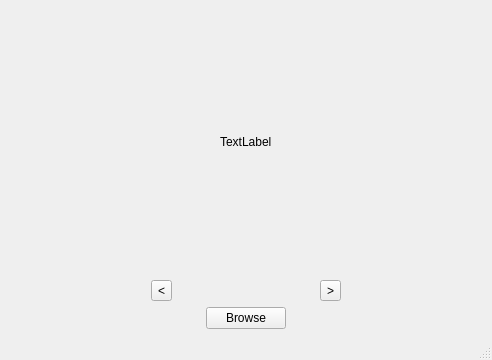
<?xml version="1.0" encoding="UTF-8"?>
<ui version="4.0">
 <class>MainWindow</class>
 <widget class="QMainWindow" name="MainWindow">
  <property name="geometry">
   <rect>
    <x>500</x>
    <y>500</y>
    <width>492</width>
    <height>360</height>
   </rect>
  </property>
  <property name="minimumSize">
   <size>
    <width>492</width>
    <height>360</height>
   </size>
  </property>
  <property name="windowTitle">
   <string>Image App</string>
  </property>
  <widget class="QWidget" name="centralwidget">
   <property name="sizePolicy">
    <sizepolicy hsizetype="Preferred" vsizetype="Preferred">
     <horstretch>0</horstretch>
     <verstretch>0</verstretch>
    </sizepolicy>
   </property>
   <property name="mouseTracking">
    <bool>false</bool>
   </property>
   <layout class="QVBoxLayout" name="verticalLayout">
    <property name="spacing">
     <number>6</number>
    </property>
    <property name="sizeConstraint">
     <enum>QLayout::SetDefaultConstraint</enum>
    </property>
    <item>
     <layout class="QHBoxLayout" name="horizontalLayout_2">
      <item>
       <spacer name="horizontalSpacer_3">
        <property name="orientation">
         <enum>Qt::Horizontal</enum>
        </property>
        <property name="sizeHint" stdset="0">
         <size>
          <width>40</width>
          <height>20</height>
         </size>
        </property>
       </spacer>
      </item>
      <item>
       <widget class="QLabel" name="imageLabel">
        <property name="text">
         <string>TextLabel</string>
        </property>
       </widget>
      </item>
      <item>
       <spacer name="horizontalSpacer_4">
        <property name="orientation">
         <enum>Qt::Horizontal</enum>
        </property>
        <property name="sizeHint" stdset="0">
         <size>
          <width>40</width>
          <height>20</height>
         </size>
        </property>
       </spacer>
      </item>
     </layout>
    </item>
    <item>
     <layout class="QHBoxLayout" name="horizontalLayout_3">
      <item>
       <spacer name="horizontalSpacer_6">
        <property name="orientation">
         <enum>Qt::Horizontal</enum>
        </property>
        <property name="sizeHint" stdset="0">
         <size>
          <width>40</width>
          <height>20</height>
         </size>
        </property>
       </spacer>
      </item>
      <item>
       <widget class="QToolButton" name="previousBtn">
        <property name="text">
         <string>&lt;</string>
        </property>
       </widget>
      </item>
      <item>
       <spacer name="horizontalSpacer_5">
        <property name="orientation">
         <enum>Qt::Horizontal</enum>
        </property>
        <property name="sizeHint" stdset="0">
         <size>
          <width>40</width>
          <height>20</height>
         </size>
        </property>
       </spacer>
      </item>
      <item>
       <widget class="QToolButton" name="nextBtn">
        <property name="text">
         <string>&gt;</string>
        </property>
       </widget>
      </item>
      <item>
       <spacer name="horizontalSpacer_7">
        <property name="orientation">
         <enum>Qt::Horizontal</enum>
        </property>
        <property name="sizeHint" stdset="0">
         <size>
          <width>40</width>
          <height>20</height>
         </size>
        </property>
       </spacer>
      </item>
     </layout>
    </item>
    <item>
     <layout class="QHBoxLayout" name="horizontalLayout">
      <item>
       <spacer name="horizontalSpacer">
        <property name="orientation">
         <enum>Qt::Horizontal</enum>
        </property>
        <property name="sizeHint" stdset="0">
         <size>
          <width>40</width>
          <height>20</height>
         </size>
        </property>
       </spacer>
      </item>
      <item>
       <widget class="QPushButton" name="browseBtn">
        <property name="cursor">
         <cursorShape>PointingHandCursor</cursorShape>
        </property>
        <property name="text">
         <string>Browse</string>
        </property>
       </widget>
      </item>
      <item>
       <spacer name="horizontalSpacer_2">
        <property name="orientation">
         <enum>Qt::Horizontal</enum>
        </property>
        <property name="sizeHint" stdset="0">
         <size>
          <width>40</width>
          <height>20</height>
         </size>
        </property>
       </spacer>
      </item>
     </layout>
    </item>
   </layout>
  </widget>
  <widget class="QMenuBar" name="menubar">
   <property name="geometry">
    <rect>
     <x>0</x>
     <y>0</y>
     <width>492</width>
     <height>22</height>
    </rect>
   </property>
  </widget>
  <widget class="QStatusBar" name="statusbar"/>
 </widget>
 <resources/>
 <connections/>
</ui>
